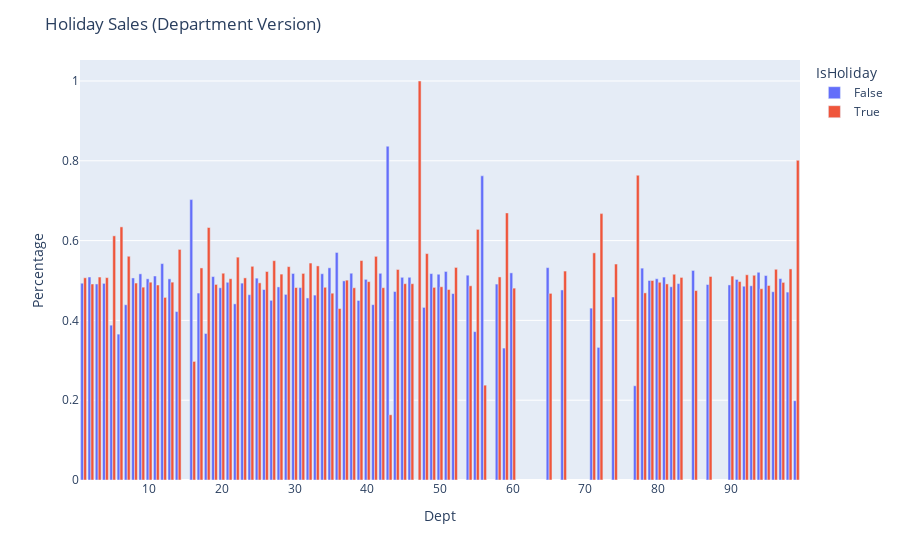

Notebook source saved alongside this figure:
### Code cell
temp = train_df.groupby(['Dept', 'IsHoliday']).Weekly_Sales.mean().clip(0.0).reset_index()
temp_2 = temp.merge(temp.groupby('Dept')['Weekly_Sales'].sum().clip(0.0), on='Dept').rename(columns={'Weekly_Sales_y': 'Sum'})
temp_2['Normalized'] = temp_2['Weekly_Sales_x'] / temp_2['Sum']

fig = px.bar(temp_2, x='Dept', y='Normalized', color='IsHoliday', barmode='group', labels={'Normalized':'Percentage'})
fig.update_layout(title_text='Holiday Sales (Department Version)')
fig.show()

### Figure 1 — Plotly figure (JSON) as saved in the notebook; plotly's stock layout.template omitted (floating-point values rounded to 4 significant figures)
{"data": [{"alignmentgroup": "True", "hovertemplate": "IsHoliday=False<br>Dept=%{x}<br>Percentage=%{y}<extra></extra>", "legendgroup": "False", "marker": {"color": "#636efa", "pattern": {"shape": ""}}, "name": "False", "offsetgroup": "False", "orientation": "v", "showlegend": true, "textposition": "auto", "type": "bar", "visible": true, "x": [1, 2, 3, 4, 5, 6, 7, 8, 9, 10, 11, 12, 13, 14, 16, 17, 18, 19, 20, 21, 22, 23, 24, 25, 26, 27, 28, 29, 30, 31, 32, 33, 34, 35, 36, 37, 38, 39, 40, 41, 42, 43, 44, 45, 46, 47, 48, 49, 50, 51, 52, 54, 55, 56, 58, 59, 60, 65, 67, 71, 72, 74, 77, 78, 79, 80, 81, 82, 83, 85, 87, 90, 91, 92, 93, 94, 95, 96, 97, 98, 99], "xaxis": "x", "y": [0.4932, 0.5088, 0.4913, 0.4928, 0.3881, 0.3656, 0.4392, 0.5064, 0.5167, 0.5042, 0.5113, 0.5424, 0.5041, 0.4221, 0.7028, 0.4685, 0.3672, 0.5098, 0.4818, 0.4955, 0.4415, 0.4934, 0.4644, 0.5059, 0.4774, 0.4503, 0.484, 0.4652, 0.5176, 0.4823, 0.4563, 0.4634, 0.517, 0.5318, 0.5702, 0.4991, 0.5182, 0.45, 0.5029, 0.4395, 0.518, 0.8365, 0.4724, 0.508, 0.508, 0, 0.4326, 0.5172, 0.5157, 0.5227, 0.4673, 0.5133, 0.3719, 0.7623, 0.491, 0.3306, 0.5191, 0.5322, 0.4763, 0.4307, 0.3323, 0.4587, 0.2362, 0.531, 0.5, 0.5045, 0.5085, 0.4844, 0.4923, 0.5252, 0.49, 0.4889, 0.5027, 0.4856, 0.4868, 0.5206, 0.5124, 0.4719, 0.5048, 0.471, 0.1988], "yaxis": "y"}, {"alignmentgroup": "True", "hovertemplate": "IsHoliday=True<br>Dept=%{x}<br>Percentage=%{y}<extra></extra>", "legendgroup": "True", "marker": {"color": "#EF553B", "pattern": {"shape": ""}}, "name": "True", "offsetgroup": "True", "orientation": "v", "showlegend": true, "textposition": "auto", "type": "bar", "x": [1, 2, 3, 4, 5, 6, 7, 8, 9, 10, 11, 12, 13, 14, 16, 17, 18, 19, 20, 21, 22, 23, 24, 25, 26, 27, 28, 29, 30, 31, 32, 33, 34, 35, 36, 37, 38, 39, 40, 41, 42, 43, 44, 45, 46, 47, 48, 49, 50, 51, 52, 54, 55, 56, 58, 59, 60, 65, 67, 71, 72, 74, 77, 78, 79, 80, 81, 82, 83, 85, 87, 90, 91, 92, 93, 94, 95, 96, 97, 98, 99], "xaxis": "x", "y": [0.5068, 0.4912, 0.5087, 0.5072, 0.6119, 0.6344, 0.5608, 0.4936, 0.4833, 0.4958, 0.4887, 0.4576, 0.4959, 0.5779, 0.2972, 0.5315, 0.6328, 0.4902, 0.5182, 0.5045, 0.5585, 0.5066, 0.5356, 0.4941, 0.5226, 0.5497, 0.516, 0.5348, 0.4824, 0.5177, 0.5437, 0.5366, 0.483, 0.4682, 0.4298, 0.5009, 0.4818, 0.55, 0.4971, 0.5605, 0.482, 0.1635, 0.5276, 0.492, 0.492, 1, 0.5674, 0.4828, 0.4843, 0.4773, 0.5327, 0.4867, 0.6281, 0.2377, 0.509, 0.6694, 0.4809, 0.4678, 0.5237, 0.5693, 0.6677, 0.5413, 0.7638, 0.469, 0.5, 0.4955, 0.4915, 0.5156, 0.5077, 0.4748, 0.51, 0.5111, 0.4973, 0.5144, 0.5132, 0.4794, 0.4876, 0.5281, 0.4952, 0.529, 0.8012], "yaxis": "y"}], "layout": {"autosize": true, "barmode": "group", "legend": {"title": {"text": "IsHoliday"}, "tracegroupgap": 0}, "margin": {"t": 60}, "title": {"text": "Holiday Sales (Department Version)"}, "xaxis": {"anchor": "y", "autorange": true, "domain": [0, 1], "range": [0.5, 99.5], "title": {"text": "Dept"}, "type": "linear"}, "yaxis": {"anchor": "x", "autorange": true, "domain": [0, 1], "range": [0, 1.053], "title": {"text": "Percentage"}, "type": "linear"}}}
